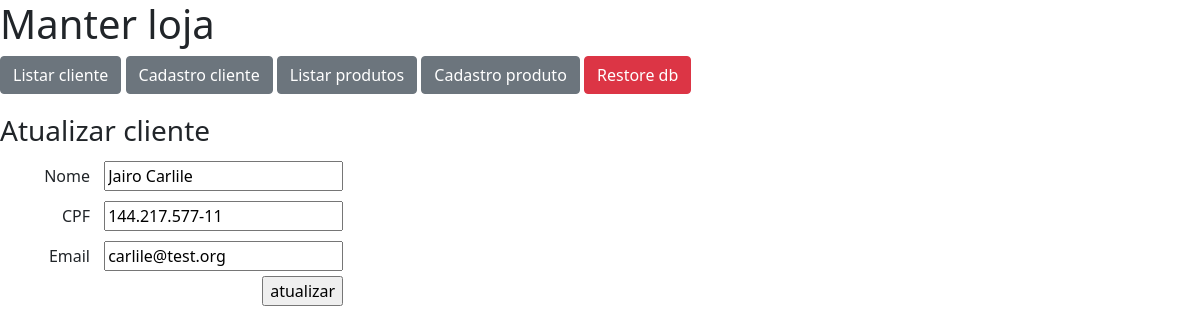
Screenshot of /cliente/edit/3 with the database file from the repository.
### tables this page shows
CREATE TABLE cliente(
    id integer PRIMARY KEY AUTOINCREMENT NOT NULL,
    nome text NOT NULL,
    cpf text NOT NULL,
    email text NOT NULL,
    data_cadastro TIMESTAMP NOT NULL DEFAULT CURRENT_TIMESTAMP
);

### webapp/routes.py (the view)
@app.route("/cliente/edit/<id>")
def cliente_edit(id):
    dao = DaoCliente()
    cliente = dao.find_by_id(id)
    return render_template(
        'cadastro_cliente.html',
        cliente=cliente
    )

### manter/dao.py (called while the page is built)
    def find_by_id(self, id): # R
        conn = Database.get_connection()
        res = conn.execute(
            "SELECT * FROM cliente where id = ?",
            (id)
        )
        return res.fetchone()

### manter/database.py (called while the page is built)
    @staticmethod
    def get_connection():
        connection = sqlite3.connect(DB_FILE)
        return connection

### webapp/templates/cadastro_cliente.html (shortened to what this page needs)
{% extends "layout.html" %}
{% block content %}
<div class="page">
{% if cliente %}
    <h3>Atualizar cliente</h3>
{% else %}
    <h3>Cadastro cliente</h3>
{% endif %}
<form class="manter" action="/save" method="POST" >
    <label>
        <span>Nome</span>
        <input type="text" value="{{ cliente[1] }}" name="nome" autocomplete="off" minlength="2" required="required"/>
    </label>
    <label>
        <span>CPF</span>
        <input type="text" value="{{ cliente[2] }}" name="cpf" autocomplete="off"/>
    </label>
    <label>
        <span>Email</span>
        <input type="text" value="{{ cliente[3] }}" name="email" autocomplete="off"/>
    </label>
    {% if cliente %}
        <input type="submit" value="atualizar"/>
    {% else %}
        <input type="submit" value="adicinar"/>
    {% endif %}
</form>
</div>
{% endblock %}

### webapp/static/site.css (style rules this page uses)
form.manter { width: fit-content; text-align: right; }
form.manter label { display: block; padding: 5px 0px; }
form.manter input[type='text'] { min-width: 200px; }
form.manter label span { display: inline-block; min-width: 100px; text-align: right; padding: 0px 10px; }

### rows the page displays
cliente: nome "Jairo Carlile", cpf "144.217.577-11", email "carlile@test.org"
